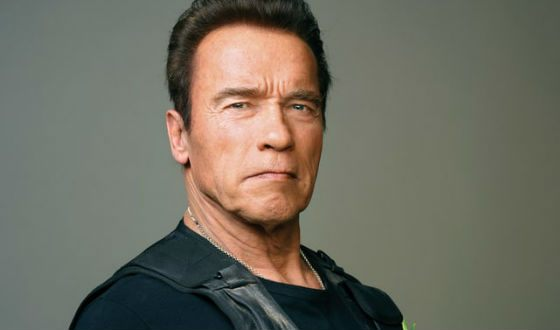
//> input picture Project3/img.jpg, 560 x 330 px
$ ./Source   (built with g++ and OpenCV 4)
//> lines starting //> are read from the running program, lines starting //| are printed output that depends on the picture; after the words box and inside, x2 and y2 are one past the last pixel; in counts of white or black regions, pixels touching at a corner belong together
#include "opencv2/objdetect/objdetect.hpp"
#include "opencv2/highgui/highgui.hpp"
#include "opencv2/imgproc/imgproc.hpp"
#include <iostream>
#include <stdio.h>
using namespace std;
using namespace cv;
int main()
{
	Mat image;
	image = imread("img.jpg", IMREAD_COLOR);
//> image is the input picture: 330 rows x 560 cols, CV_8UC3; mean B, G, R 96, 108.6, 111.3
	namedWindow("Îðèã³íàë", 1); imshow("Îðèã³íàë", image);

	CascadeClassifier face_cascade;
	face_cascade.load("haarcascade_frontalface_alt2.xml");

	std::vector<Rect> faces;
	face_cascade.detectMultiScale(image, faces, 1.1, 2, 0 | CASCADE_SCALE_IMAGE, Size(30, 30));
//> faces = 1 Rect (x, y, width, height): [192, 41, 161, 161]

	for (int i = 0; i < faces.size(); i++)
	{
		Point center(faces[i].x + faces[i].width*0.5, faces[i].y + faces[i].height*0.5);
		ellipse(image, center, Size(faces[i].width*0.6, faces[i].height*0.6), 0, 0, 360, Scalar(255, 0, 255), 4, 8, 0);
	}
//> this loop made 1 pass
//> center on pass 1: Point(272, 121)
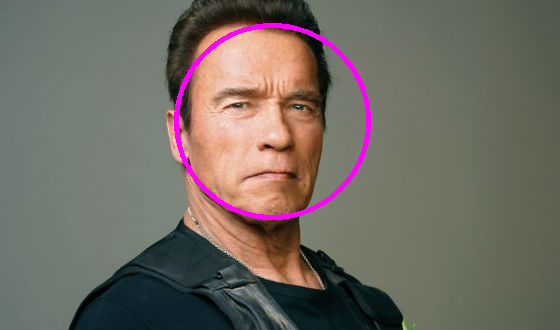
//> image: 330 rows x 560 cols, CV_8UC3; 1.6% of pixels changed, all inside (x1, y1, x2, y2) = (174, 23, 371, 220)
	imshow("Ðåçóëüòàò", image);

	waitKey(0);
	return 0;
}
